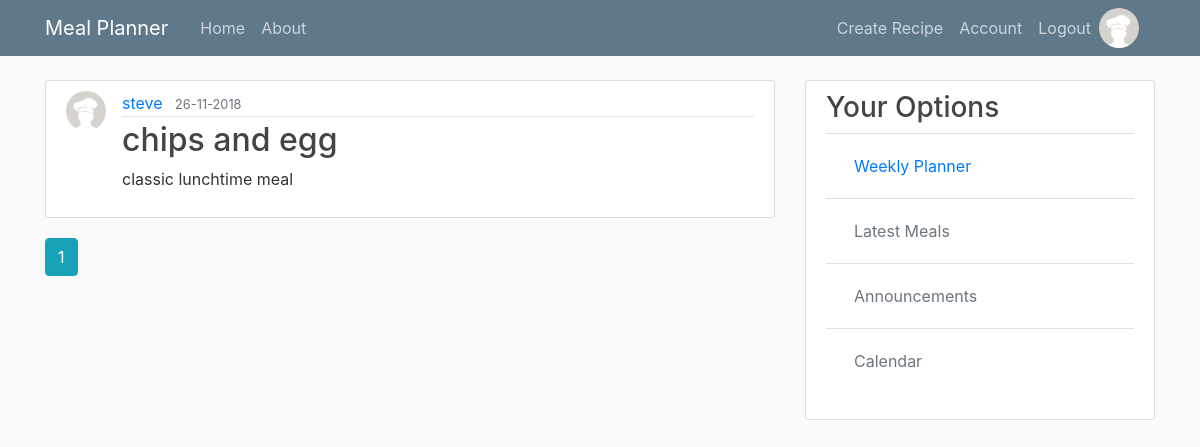
Screenshot of /home (signed in) with the database file from the repository.
### mymeal/models.py (models this page shows, shortened)
class User(db.Model, UserMixin):
    id = db.Column(db.Integer, primary_key=True)
    username = db.Column(db.String(20), unique=True, nullable=False)
    email = db.Column(db.String(120), unique=True, nullable=False)
    image_file = db.Column(db.String(20), nullable=False, default='default.png')
    password = db.Column(db.String(60), nullable=False)
    recipes = db.relationship('Recipe', backref='author', lazy=True)
    weekly_meal_plan = db.relationship('Mealplan', backref='creator', lazy=True)
    meal_plan_count = db.Column(db.Integer, default='0', nullable=False)

class Recipe(db.Model):
    id = db.Column(db.Integer, primary_key=True)
    title = db.Column(db.String(100), nullable=False)
    date_posted = db.Column(db.DateTime, nullable=False, default=datetime.utcnow)
    description = db.Column(db.Text, nullable=False)
    serves = db.Column(db.Integer, nullable=False, default='01')
    recipe_type = db.Column(db.String(15), nullable=False)
    ingredients = db.relationship('Ingredient', backref='meal', lazy=True)
    user_id = db.Column(db.Integer, db.ForeignKey('user.id'), nullable=False)
    recipe_book = db.Column(db.String(100))
    recipe_book_page = db.Column(db.Integer, default='01')

### mymeal/main/routes.py (the view)
@main.route('/')
@main.route('/home')
def home():
    page = request.args.get('page', 1, type=int)
    recipes = Recipe.query.order_by(Recipe.date_posted.desc()).paginate(page=page, per_page=5)
    return render_template('home.html', title='Home', recipes=recipes)

### mymeal/models.py (called while the page is built)
@login_manager.user_loader
def load_user(user_id):
    return User.query.get(int(user_id))

### mymeal/templates/home.html
{% extends 'layout.html' %}
{% block content %}
    {% for recipe in recipes.items %}
        <article class="media content-section">
            <img class="rounded-circle article-img" src="{{ url_for('static', filename='profile_pics/' + recipe.author.image_file) }}">
          <div class="media-body">
            <div class="article-metadata">
              <a class="mr-2" href="{{ url_for('users.user_recipes', username=recipe.author.username) }}">{{ recipe.author.username }}</a>
              <small class="text-muted">{{ recipe.date_posted.strftime('%d-%m-%Y') }}</small>
            </div>
            <h2><a class="article-title" href="{{ url_for('recipes.recipe', recipe_id=recipe.id) }}">{{ recipe.title }}</a></h2>
            <p class="article-content">{{ recipe.description }}</p>
          </div>
        </article>
    {% endfor %}
    {% for page_num in recipes.iter_pages(left_edge=1, right_edge=1, left_current=1, right_current=2) %}
        {% if page_num %}
            {% if recipes.page == page_num %}
                <a class="btn btn-info mb-4" href="{{ url_for('main.home', page=page_num) }}">{{ page_num }}</a>
            {% else %}
                <a class="btn btn-outline-info mb-4" href="{{ url_for('main.home', page=page_num) }}">{{ page_num }}</a>
            {% endif %}
        {% else %}
            ...
        {% endif %}
    {% endfor %}
{% endblock %}

### mymeal/templates/layout.html (shortened to what this page needs)
<!DOCTYPE html>
<html>
<head>
    <link rel="stylesheet" href="https://stackpath.bootstrapcdn.com/bootstrap/4.1.3/css/bootstrap.min.css">
    <link rel="stylesheet" type="text/css" href="{{ url_for('static', filename='main.css') }}">
</head>
<body>
    <header class="site-header">
      <nav class="navbar navbar-expand-md navbar-dark bg-steel fixed-top">
        <div class="container">
          <a class="navbar-brand mr-4" href="/">Meal Planner</a>
          <div class="collapse navbar-collapse" id="navbarToggle">
            <div class="navbar-nav mr-auto">
              <a class="nav-item nav-link" href="{{ url_for('main.home') }}">Home</a>
              <a class="nav-item nav-link" href="{{ url_for('main.about') }}">About</a>
            </div>
            <div class="navbar-nav">
                {% if current_user.is_authenticated %}
                    <a class="nav-item nav-link" href="{{ url_for('recipes.new_recipe') }}">Create Recipe</a>
                    <a class="nav-item nav-link" href="{{ url_for('users.account') }}">Account</a>
                    <a class="nav-item nav-link" href="{{ url_for('users.logout') }}">Logout</a>
                    <img class="rounded-circle  article-img" src="{{ url_for('static', filename='profile_pics/' + current_user.image_file) }}">
                {% else %}
                  <a class="nav-item nav-link" href="{{ url_for('users.login') }}">Login</a>
                  <a class="nav-item nav-link" href="{{ url_for('users.register') }}">Register</a>
                {% endif %}
            </div>
          </div>
        </div>
      </nav>
    </header>
    <main role="main" class="container">
      <div class="row">
        <div class="col-md-8">
            {% block content %}{% endblock %}
        </div>
        <div class="col-md-4">
            <div class="content-section">
            <h3>Your Options</h3>
                <table class="table table-hover">
                  <tbody>
                    <tr>
                      <td>
                          <a class="nav-item nav-link" href="{{ url_for('weekly.new_week') }}">Weekly Planner</a>
                      </td>
                    </tr>
                    <tr>
                      <td>
                          <a class="nav-item nav-link disabled" href="#">Latest Meals</a>
                      </td>
                    </tr>
                    <tr>
                      <td>
                          <a class="nav-item nav-link disabled" href="#">Announcements</a>
                      </td>
                    </tr>
                    <tr>
                      <td>
                          <a class="nav-item nav-link disabled" href="#">Calendar</a>
                      </td>
                    </tr>
                  </tbody>
                </table>
          </div>
        </div>
      </div>
    </main>
</body>
</html>

### mymeal/static/main.css (style rules this page uses)
body { background: #fafafa; color: #333333; margin-top: 5rem; }
h1, h2, h3, h4, h5, h6 { color: #444444; }
.bg-steel { background-color: #5f788a; }
.site-header .navbar-nav .nav-link { color: #cbd5db; }
.content-section { background: #ffffff; padding: 10px 20px; border: 1px solid #dddddd; border-radius: 3px; margin-bottom: 20px; }
.article-title { color: #444444; }
.article-content { white-space: pre-line; }
.article-img { height: 40px; width: 40px; margin-right: 16px; }
.article-metadata { padding-bottom: 1px; margin-bottom: 4px; border-bottom: 1px solid #e3e3e3 }

### rows the page displays
User: image_file (placeholder picture)
Recipe: image_file (placeholder picture), author.username "steve", date_posted "26-11-2018", title "chips and egg", description "classic lunchtime meal"

### other values shown
{{ page_num }} "1"
